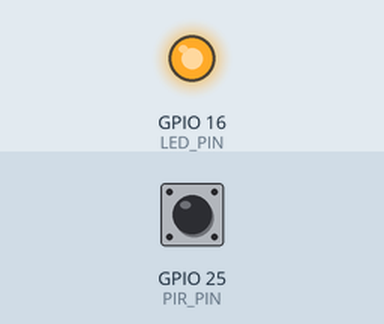
Simulated run of this program. Board: Raspberry Pi (BCM pin numbers). Parts: output pins drawn as LEDs (lit = HIGH). Inputs (shaded band) come from the test bench; at power-on: GPIO 25 (PIR_PIN) LOW. The clock reads 2024-03-15 10:24:30 at power-on unless the program sets it; what the program prints to the terminal is not drawn.

Above: at 1.2 s.
1.3 s: GPIO 25 (PIR_PIN) driven HIGH
At 1.9 s:
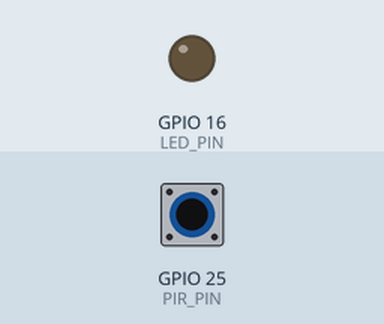
4.3 s: GPIO 25 (PIR_PIN) driven LOW
At 6.1 s:
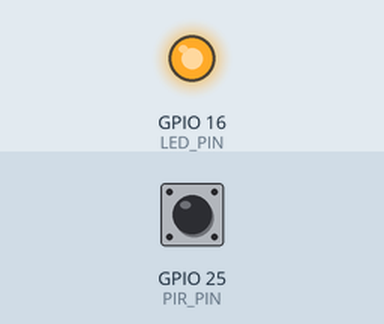
6.7 s: GPIO 25 (PIR_PIN) pulsed HIGH 2 times (0.12 s each, 0.3 s apart)
At 7.3 s:
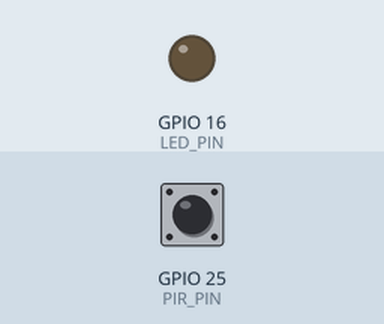
9.6 s: GPIO 25 (PIR_PIN) pulsed HIGH 5 times (0.12 s each, 0.3 s apart)
At 12.5 s:
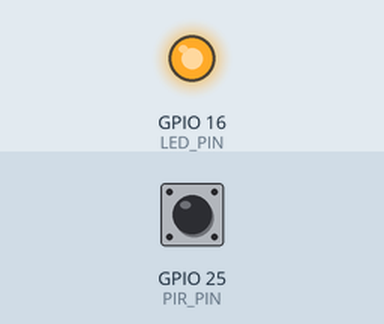
Timing chart, 0 to 14.0 s (numbered marks = the images above; inputs shaded):
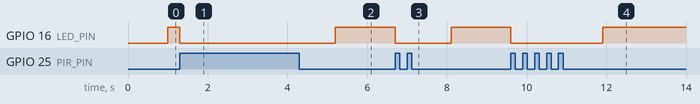

The program:

pir.py
```python
#!/usr/bin/env python

import sys
import time
import RPi.GPIO as io
import subprocess

io.setmode(io.BCM)
SHUTOFF_DELAY = 60
PIR_PIN = 25 # 22 on the board
LED_PIN = 16

def main():
    io.setup(PIR_PIN, io.IN)
    io.setup(LED_PIN, io.OUT)
    turned_off = False
    last_motion_time = time.time()

    while True:
        if io.input(PIR_PIN):
            last_motion_time = time.time()
            io.output(LED_PIN, io.LOW)
            print ".",
            sys.stdout.flush()
            if turned_off:
                turned_off = False
                turn_on()
        else:
            if not turned_off and time.time() > (last_motion_time +
                                                 SHUTOFF_DELAY):
                turned_off = True
                turn_off()
            if not turned_off and time.time() > (last_motion_time + 1):
                io.output(LED_PIN, io.HIGH)
        time.sleep(.1)

def turn_on():
    subprocess.call("sh /home/pi/photoframe/monitor_on.sh", shell=True)

def turn_off():
    subprocess.call("sh /home/pi/photoframe/monitor_off.sh", shell=True)

if __name__ == '__main__':
    try:
        main()
    except KeyboardInterrupt:
        io.cleanup()
```

Measured:
- after the input at 1.3 s, GPIO 16 (LED_PIN): HIGH → LOW at once
- after the input at 4.3 s, GPIO 16 (LED_PIN): LOW → HIGH after 0.90 s
- after the input at 6.7 s, GPIO 16 (LED_PIN): HIGH → LOW at once, → HIGH 1.4 s later
- after the input at 9.6 s, GPIO 16 (LED_PIN): HIGH → LOW at once, → HIGH 2.3 s later
